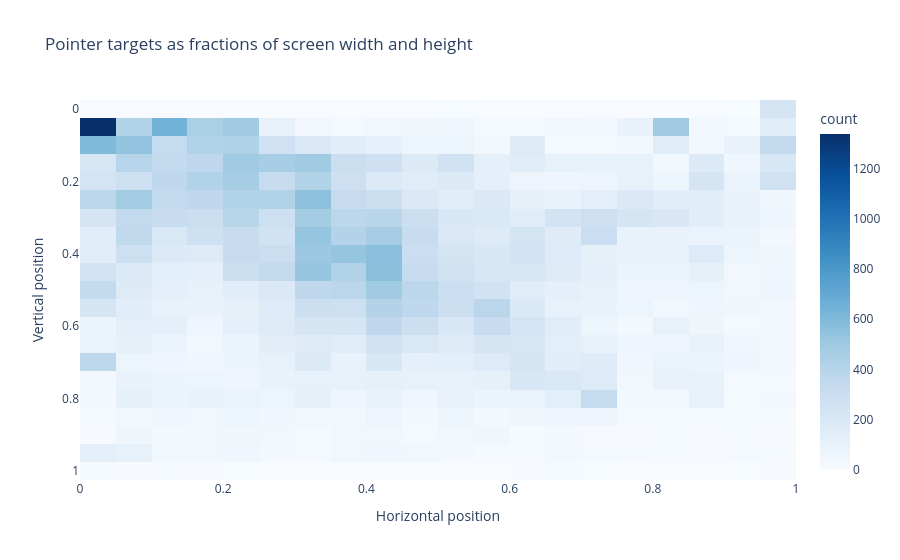

Write notebook code for a chart like this one.
### Code cell
px.density_heatmap(
    steps.drop_nulls(["x", "y"]),
    x="x",
    y="y",
    nbinsx=40,
    nbinsy=40,
    color_continuous_scale="Blues",
    labels={"x": "Horizontal position", "y": "Vertical position", "z": "Steps"},
    title="Pointer targets as fractions of screen width and height",
).update_yaxes(autorange="reversed")

### Figure 1 — Plotly figure (JSON) as saved in the notebook; plotly's stock layout.template omitted (floating-point values rounded to 4 significant figures; data arrays with more than 128 entries replaced by an {"elided": "..."} marker saying what was removed)
{"data": [{"coloraxis": "coloraxis", "hovertemplate": "Horizontal position=%{x}<br>Vertical position=%{y}<br>count=%{z}<extra></extra>", "name": "", "nbinsx": 40, "nbinsy": 40, "type": "histogram2d", "x": {"elided": "64167 float values"}, "xaxis": "x", "xbingroup": "x", "y": {"elided": "64167 float values"}, "yaxis": "y", "ybingroup": "y"}], "layout": {"coloraxis": {"autocolorscale": false, "colorbar": {"title": {"text": "count"}}, "colorscale": [[0.0, "rgb(247,251,255)"], [0.125, "rgb(222,235,247)"], [0.25, "rgb(198,219,239)"], [0.375, "rgb(158,202,225)"], [0.5, "rgb(107,174,214)"], [0.625, "rgb(66,146,198)"], [0.75, "rgb(33,113,181)"], [0.875, "rgb(8,81,156)"], [1.0, "rgb(8,48,107)"]]}, "legend": {"tracegroupgap": 0}, "title": {"text": "Pointer targets as fractions of screen width and height"}, "xaxis": {"anchor": "y", "domain": [0.0, 1.0], "title": {"text": "Horizontal position"}}, "yaxis": {"anchor": "x", "autorange": "reversed", "domain": [0.0, 1.0], "title": {"text": "Vertical position"}}}}
